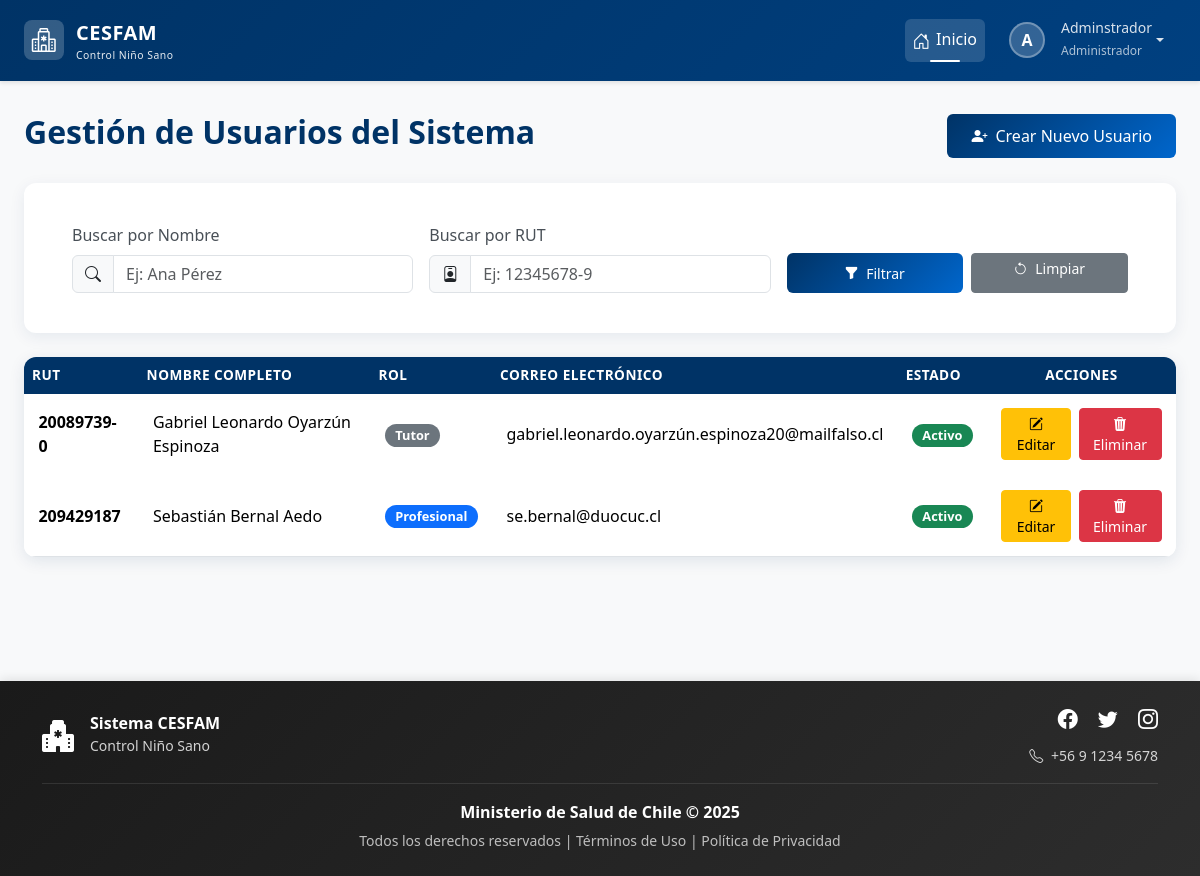
Screenshot of /usuarios/ (signed in) with the database file from the repository.
### login/models.py (models this page shows, shortened)
class Usuario(AbstractBaseUser, PermissionsMixin):
    rut = models.CharField(max_length=10, unique=True)
    nombre_completo = models.CharField(max_length=200)
    email = models.EmailField(unique=True)
    rol = models.ForeignKey(Rol, on_delete=models.PROTECT)
    clave_temporal = models.BooleanField(default=False)
    nombre_completo_norm = models.CharField(
        max_length=200,
        editable=False,
        db_index=True
    )
    activo = models.BooleanField(default=True)
    is_staff = models.BooleanField(default=False) # Necesario para el admin de Django
    fecha_creacion = models.DateTimeField(default=timezone.now)
    objects = UsuarioManager()
    USERNAME_FIELD = 'rut'
    REQUIRED_FIELDS = ['nombre_completo', 'email']

class Rol(models.Model):
    id = models.AutoField(primary_key=True)
    nombre_rol = models.CharField(max_length=30, unique=True)
    descripcion = models.CharField(max_length=200)

### login/views.py (the view)
@login_required
def listar_usuarios(request):
    user = request.user
    rol_usuario_actual = user.rol.nombre_rol.lower()
    nombre_query = request.GET.get('nombre', '')
    rut_query = request.GET.get('rut', '')
    lista_usuarios = Usuario.objects.none()
    if rol_usuario_actual == 'administrador':
        lista_usuarios = Usuario.objects.select_related('rol').exclude(pk=user.pk)
    elif rol_usuario_actual == 'profesional':
        lista_usuarios = Usuario.objects.select_related('rol').filter(rol__nombre_rol__iexact='tutor')
    if nombre_query:
        nombre_query_norm = unidecode(nombre_query).lower()
        lista_usuarios = lista_usuarios.filter(
            nombre_completo_norm__icontains=nombre_query_norm
        )
    if rut_query:
        lista_usuarios = lista_usuarios.filter(rut__icontains=rut_query)
    contexto = {
        'usuarios': lista_usuarios.order_by('nombre_completo'),
        'rol_usuario': rol_usuario_actual, # Pasa el rol para lógica en template si es necesario
        'nombre_query': nombre_query,
        'rut_query': rut_query,
    }
    return render(request, 'authentication/listar_usuarios.html', contexto)

### login/templates/authentication/listar_usuarios.html (shortened to what this page needs)
{% extends 'base.html' %}
{% load static %}
{% block extra_css %}
    <link rel="stylesheet" href="{% static 'css/estilolistas.css' %}">
{% endblock %}
{% block content %}
<div class="page-header d-flex justify-content-between align-items-center mb-4">
    <h2>Gestión de Usuarios del Sistema</h2>
    <a href="{% url 'crear_usuario' %}" class="btn btn-cesfam">
        <i class="bi bi-person-plus-fill me-2"></i>Crear Nuevo Usuario
    </a>
</div>
{% if rol_usuario == 'administrador' %}
<div class="card filter-card mb-4 animate-fade-in-up" style="animation-delay: 0.1s;">
    <div class="card-body">
        <form method="get" action="">
            <div class="row g-3 align-items-end">
                <div class="col-md-4">
                    <label for="nombre" class="form-label">Buscar por Nombre</label>
                    <div class="input-group">
                        <span class="input-group-text"><i class="bi bi-search"></i></span>
                        <input type="text" name="nombre" id="nombre" class="form-control" placeholder="Ej: Ana Pérez" value="{{ nombre_query }}">
                    </div>
                </div>
                <div class="col-md-4">
                    <label for="rut" class="form-label">Buscar por RUT</label>
                    <div class="input-group">
                        <span class="input-group-text"><i class="bi bi-person-badge"></i></span>
                        <input type="text" name="rut" id="rut" class="form-control" placeholder="Ej: 12345678-9" value="{{ rut_query }}">
                    </div>
                </div>
                <div class="col-md-4 d-flex align-items-end">
                    <div class="d-flex gap-2 w-100">
                        <button type="submit" class="btn btn-cesfam btn-sm flex-grow-1">
                            <i class="bi bi-funnel-fill me-1"></i> Filtrar
                        </button>
                        <a href="{% url 'listar_usuarios' %}" class="btn btn-secondary btn-sm flex-grow-1">
                            <i class="bi bi-arrow-counterclockwise me-1"></i> Limpiar
                        </a>
                    </div>
                </div>
            </div>
        </form>
    </div>
</div>
{% endif %}
<div class="card table-card">
    <div class="card-body p-0">
        <div class="table-responsive">
            <table class="table table-hover">
                <thead>
                    <tr>
                        <th>RUT</th>
                        <th>Nombre Completo</th>
                        <th>Rol</th>
                        <th>Correo Electrónico</th>
                        <th>Estado</th>
                        <th class="text-center">Acciones</th>
                    </tr>
                </thead>
                <tbody>
                    {% for usuario in usuarios %}
                        <tr class="animate-row" style="--i: {{ forloop.counter0 }};">
                            <td><strong>{{ usuario.rut }}</strong></td>
                            <td>{{ usuario.nombre_completo }}</td>
                            <td>
                                {% if usuario.rol.nombre_rol|lower == 'administrador' %}
                                    <span class="badge badge-admin">{{ usuario.rol.nombre_rol }}</span>
                                {% elif usuario.rol.nombre_rol|lower == 'profesional' %}
                                    <span class="badge badge-profesional">{{ usuario.rol.nombre_rol }}</span>
                                {% else %}
                                    <span class="badge badge-tutor">{{ usuario.rol.nombre_rol }}</span>
                                {% endif %}
                            </td>
                            <td>{{ usuario.email }}</td>
                            <td>
                                {% if usuario.activo %}
                                    <span class="badge badge-activo">Activo</span>
                                {% else %}
                                    <span class="badge badge-inactivo">Inactivo</span>
                                {% endif %}
                            </td>
                            <td class="text-center">
                                <div class="action-buttons justify-content-center">
                                    <a href="{% url 'editar_usuario' usuario.pk %}" class="btn btn-sm btn-warning">
                                        <i class="bi bi-pencil-square"></i> Editar
                                    </a>
                                    <a href="{% url 'eliminar_usuario' usuario.pk %}" class="btn btn-sm btn-danger">
                                        <i class="bi bi-trash3-fill"></i> Eliminar
                                    </a>
                                </div>
                            </td>
                        </tr>
                    {% empty %}
                        <tr>
                            <td colspan="6" class="text-center p-4">No hay usuarios registrados en el sistema.</td>
                        </tr>
                    {% endfor %}
                </tbody>
            </table>
        </div>
    </div>
</div>
{% endblock %}

### templates/base.html (shortened to what this page needs)
{% load static %}
<!DOCTYPE html>
<html lang="es">
<head>
    <link href="https://cdn.jsdelivr.net/npm/bootstrap@5.3.2/dist/css/bootstrap.min.css" rel="stylesheet"
>
    <link rel="stylesheet" href="https://cdn.jsdelivr.net/npm/bootstrap-icons@1.11.1/font/bootstrap-icons.css">
    <link href="https://cdn.jsdelivr.net/npm/select2@4.1.0-rc.0/dist/css/select2.min.css" rel="stylesheet" />
    <link rel="stylesheet" href="{% static 'css/estilobase.css' %}">
    {% block extra_css %}{% endblock %}
</head>
<body>
    <nav class="navbar navbar-expand-lg navbar-dark navbar-cesfam sticky-top">
        <div class="container-fluid px-4">
            <a class="navbar-brand" href="{% url 'home' %}">
                <div class="logo-icon">
                    <i class="bi bi-hospital text-white fs-4"></i>
                </div>
                <div>
                    <span>CESFAM</span>
                    <small class="d-block" style="font-size: 0.65rem; font-weight: 400; opacity: 0.9;">
                        Control Niño Sano
                    </small>
                </div>
            </a>
            <div class="collapse navbar-collapse" id="navbarNav">
                <ul class="navbar-nav ms-auto align-items-lg-center">
                    <li class="nav-item">
                        <a class="nav-link active" href="{% url 'home' %}">
                            <i class="bi bi-house-door"></i>Inicio
                        </a>
                    </li>
                    {% if request.user.is_authenticated %}
                    <li class="nav-item dropdown ms-lg-2">
                        <a class="nav-link dropdown-toggle d-flex align-items-center" href="#"
                           id="userDropdown" role="button" data-bs-toggle="dropdown" aria-expanded="false">
                            <div class="user-avatar">
                                {{ request.user.nombre_completo|first|upper }}
                            </div>
                            <div class="d-none d-lg-block text-start ms-2">
                                <small class="d-block" style="line-height: 1.2;">
                                    {{ request.user.nombre_completo|truncatewords:2 }}
                                </small>
                                <small style="font-size: 0.75rem; opacity: 0.8;">
                                    {{ request.user.rol.nombre_rol }}
                                </small>
                            </div>
                        </a>
                    </li>
                    {% else %}
                    <li class="nav-item ms-lg-2">
                        <a class="btn btn-light btn-sm" href="{% url 'login' %}">
                            <i class="bi bi-box-arrow-in-right me-1"></i>Iniciar Sesión
                        </a>
                    </li>
                    {% endif %}
                </ul>
            </div>
        </div>
    </nav>
    <main class="main-container container-fluid px-4">
        {% block content %}
        {% endblock %}
    </main>
    <footer class="footer-cesfam text-white py-4 mt-auto">
        <div class="container">
            <div class="row align-items-center">
                <div class="col-md-4 text-center text-md-start mb-3 mb-md-0">
                    <div class="d-flex align-items-center justify-content-center justify-content-md-start">
                        <i class="bi bi-hospital-fill fs-2 me-3"></i>
                        <div>
                            <h6 class="mb-0 fw-bold">Sistema CESFAM</h6>
                            <small style="opacity: 0.8;">Control Niño Sano</small>
                        </div>
                    </div>
                </div>
                <div class="col-md-4 text-center text-md-end">
                    <div class="social-links mb-2">
                        <a href="#" class="text-white text-decoration-none me-3" aria-label="Facebook">
                            <i class="bi bi-facebook fs-5"></i>
                        </a>
                        <a href="#" class="text-white text-decoration-none me-3" aria-label="Twitter">
                            <i class="bi bi-twitter fs-5"></i>
                        </a>
                        <a href="#" class="text-white text-decoration-none" aria-label="Instagram">
                            <i class="bi bi-instagram fs-5"></i>
                        </a>
                    </div>
                    <small style="opacity: 0.8;">
                        <i class="bi bi-telephone me-1"></i> +56 9 1234 5678
                    </small>
                </div>
            </div>
            <div class="footer-divider my-3"></div>
            <div class="row">
                <div class="col-12 text-center">
                    <p class="mb-1">
                        <strong>Ministerio de Salud de Chile &copy; {% now "Y" %}</strong>
                    </p>
                    <small style="opacity: 0.7;">
                        Todos los derechos reservados |
                        <a href="#" class="text-white text-decoration-none">Términos de Uso</a> |
                        <a href="#" class="text-white text-decoration-none">Política de Privacidad</a>
                    </small>
                </div>
            </div>
        </div>
    </footer>
</body>
</html>

### rows the page displays
Usuario: user.nombre_completo|first "A", user.nombre_completo "Adminstrador", user.rol.nombre_rol "Administrador"
Usuario: rut "20089739-0", nombre_completo "Gabriel Leonardo Oyarzún Espinoza", rol.nombre_rol "Tutor", email "gabriel.leonardo.oyarzún.espinoza20@mailfalso.cl", activo "Activo"
Usuario: rut "209429187", nombre_completo "Sebastián Bernal Aedo", rol.nombre_rol "Profesional", email "se.bernal@duocuc.cl", activo "Activo"
